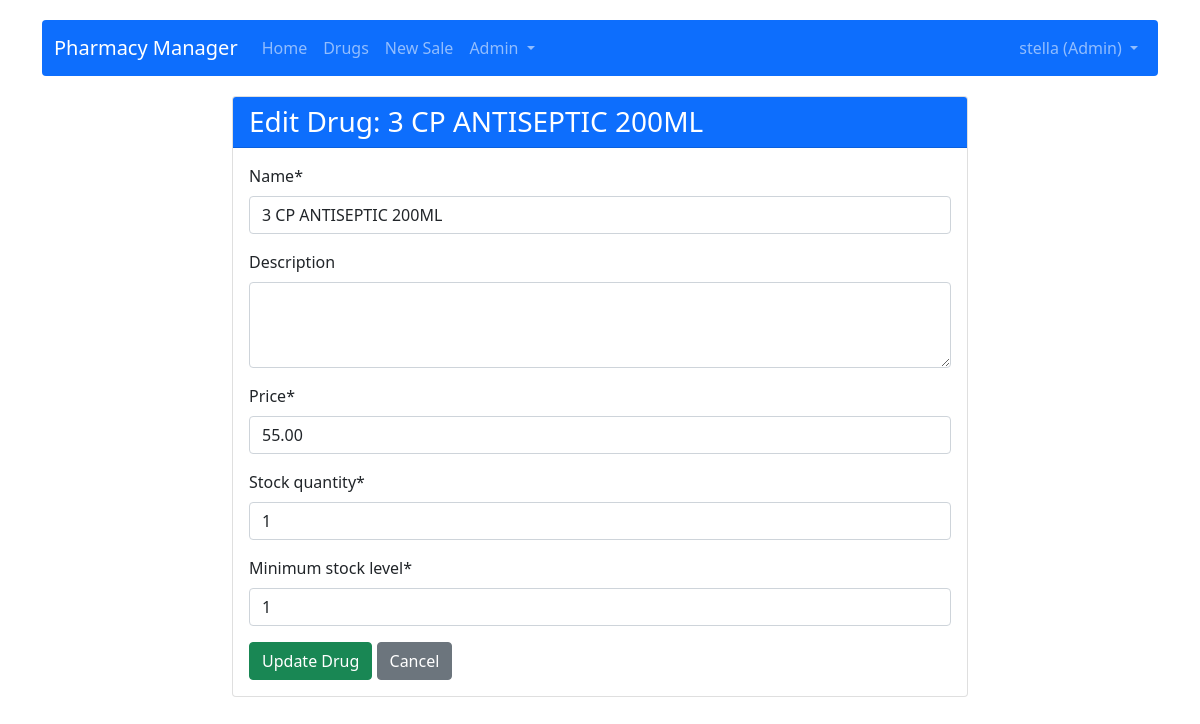
The app's page /drugs/52/edit/ (signed in) with its own data.
### app/models.py (models this page shows, shortened)
class User(AbstractUser):
    ROLE_CHOICES = [
        ('admin', 'Admin'),
        ('reception', 'Reception'),
    ]
    role = models.CharField(max_length=20, choices=ROLE_CHOICES, default='reception')
    phone_number = models.CharField(max_length=15, blank=True, null=True)
    is_active_user = models.BooleanField(default=True)
    created_at = models.DateTimeField(auto_now_add=True)
    last_login_time = models.DateTimeField(null=True, blank=True)
    def is_admin(self):
        return self.role == 'admin'

class Drug(models.Model):
    name = models.CharField(max_length=200)
    description = models.TextField(blank=True, null=True)
    price = models.DecimalField(max_digits=10, decimal_places=2)
    stock_quantity = models.IntegerField(default=0)
    minimum_stock_level = models.IntegerField(default=1)
    created_at = models.DateTimeField(auto_now_add=True)
    updated_at = models.DateTimeField(auto_now=True)

### app/views.py (the view)
# urls.py: path('drugs/<int:pk>/edit/', views.edit_drug, name='edit_drug'),
@admin_required
def edit_drug(request, pk):
    drug = get_object_or_404(Drug, pk=pk)
    if request.method == 'POST':
        form = DrugForm(request.POST, instance=drug)
        if form.is_valid():
            form.save()
            messages.success(request, 'Drug updated successfully!')
            return redirect('drug_list')
    else:
        form = DrugForm(instance=drug)
    return render(request, 'app/edit_drug.html', {'form': form, 'drug': drug})

### app/forms.py
class DrugForm(forms.ModelForm):
    class Meta:
        model = Drug
        fields = ['name', 'description', 'price', 'stock_quantity', 'minimum_stock_level']
        widgets = {
            'description': forms.Textarea(attrs={'rows': 3}),
        }

### app/views.py (called while the page is built)
def admin_required(view_func):
    @wraps(view_func)
    @login_required
    def _wrapped_view(request, *args, **kwargs):
        if not request.user.is_admin():
            return HttpResponseForbidden("Admin access required")
        return view_func(request, *args, **kwargs)
    return _wrapped_view

### app/templates/app/edit_drug.html (shortened to what this page needs)
{% extends 'app/base.html' %}
{% load crispy_forms_tags %}
{% block content %}
<div class="row">
    <div class="col-md-8 offset-md-2">
        <div class="card">
            <div class="card-header bg-primary text-white">
                <h3 class="mb-0">Edit Drug: {{ drug.name }}</h3>
            </div>
            <div class="card-body">
                <form method="post">
                    {{ form|crispy }}
                    <div class="mt-3">
                        <button type="submit" class="btn btn-success">Update Drug</button>
                        <a href="{% url 'drug_list' %}" class="btn btn-secondary">Cancel</a>
                    </div>
                </form>
            </div>
        </div>
    </div>
</div>
{% endblock %}

### app/templates/app/base.html (shortened to what this page needs)
<!DOCTYPE html>
<html lang="en">
<head>
    <link href="https://cdn.jsdelivr.net/npm/bootstrap@5.1.3/dist/css/bootstrap.min.css" rel="stylesheet">
    <link href="https://cdnjs.cloudflare.com/ajax/libs/font-awesome/6.0.0/css/all.min.css" rel="stylesheet">
</head>
<body>
    <div class="container">
        <nav class="navbar navbar-expand-lg navbar-dark bg-primary rounded">
            <div class="container-fluid">
                <a class="navbar-brand" href="{% url 'home' %}">Pharmacy Manager</a>
                <div class="collapse navbar-collapse" id="navbarNav">
                    <ul class="navbar-nav">
                        <li class="nav-item">
                            <a class="nav-link" href="{% url 'home' %}">Home</a>
                        </li>
                        <li class="nav-item">
                            <a class="nav-link" href="{% url 'drug_list' %}">Drugs</a>
                        </li>
                        <li class="nav-item">
                            <a class="nav-link" href="{% url 'create_sale' %}">New Sale</a>
                        </li>
                        {% if user.is_authenticated and user.is_admin %}
                        <li class="nav-item dropdown">
                            <a class="nav-link dropdown-toggle" href="#" id="adminDropdown" role="button" data-bs-toggle="dropdown">
                                Admin
                            </a>
                        </li>
                        {% endif %}
                    </ul>
                    <ul class="navbar-nav ms-auto">
                        {% if user.is_authenticated %}
                        <li class="nav-item dropdown">
                            <a class="nav-link dropdown-toggle" href="#" id="userDropdown" role="button" data-bs-toggle="dropdown">
                                {{ user.username }} ({{ user.get_role_display }})
                            </a>
                        </li>
                        {% else %}
                        <li class="nav-item">
                            <a class="nav-link" href="{% url 'login' %}">Login</a>
                        </li>
                        {% endif %}
                    </ul>
                </div>
            </div>
        </nav>
        <div class="content">
            {% block content %}{% endblock %}
        </div>
    </div>
</body>
</html>

### app/templates/app/base.html (style rules this page uses)
body { padding-top: 20px; }
.navbar { margin-bottom: 20px; }
.content { margin-top: 20px; }

### records on screen
User: username "stella", role "Admin"
Drug: name "3 CP ANTISEPTIC 200ML", price "55.00", stock_quantity "1", minimum_stock_level "1"
